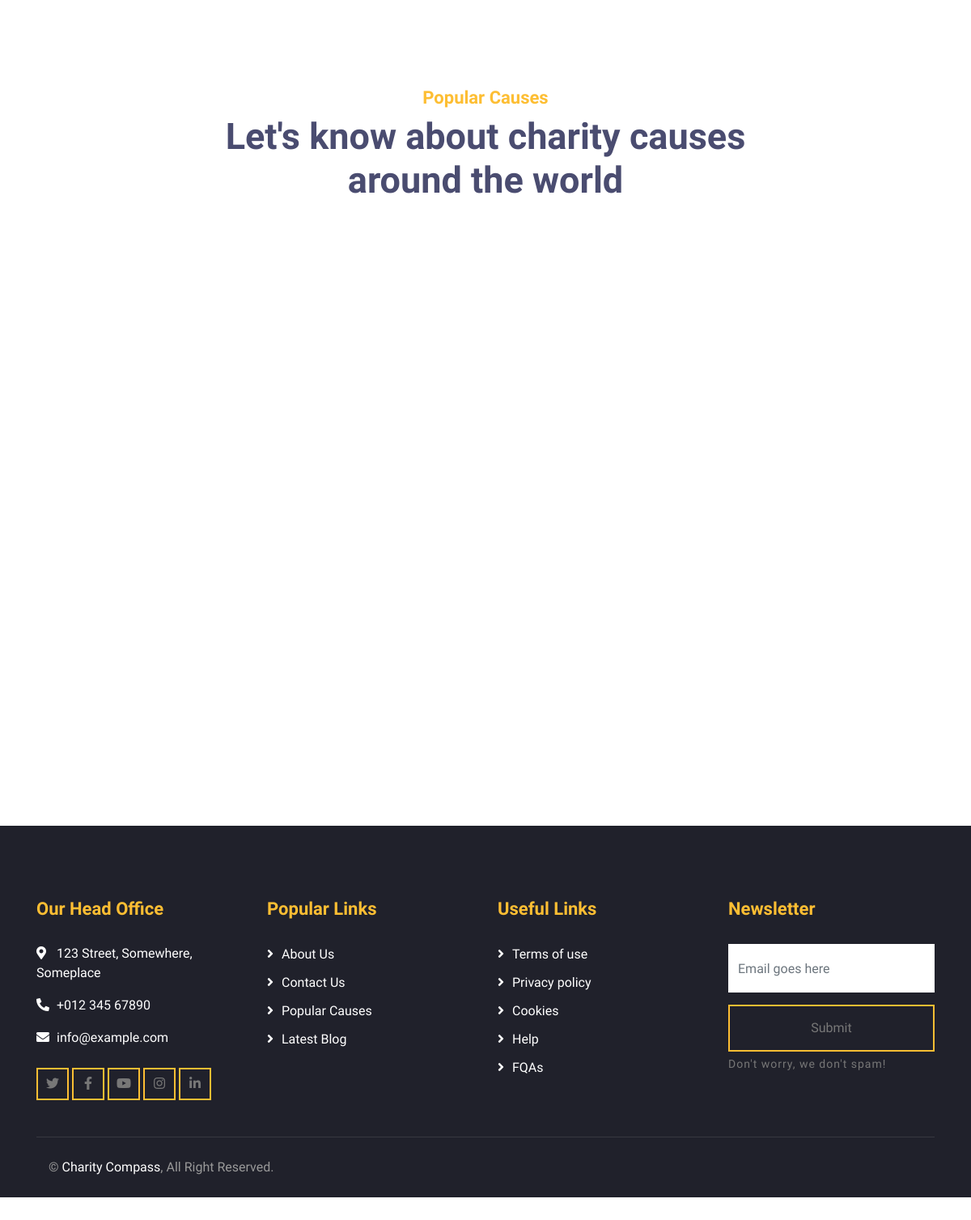
The app's page /campagne/ (signed in, lower part), older data.
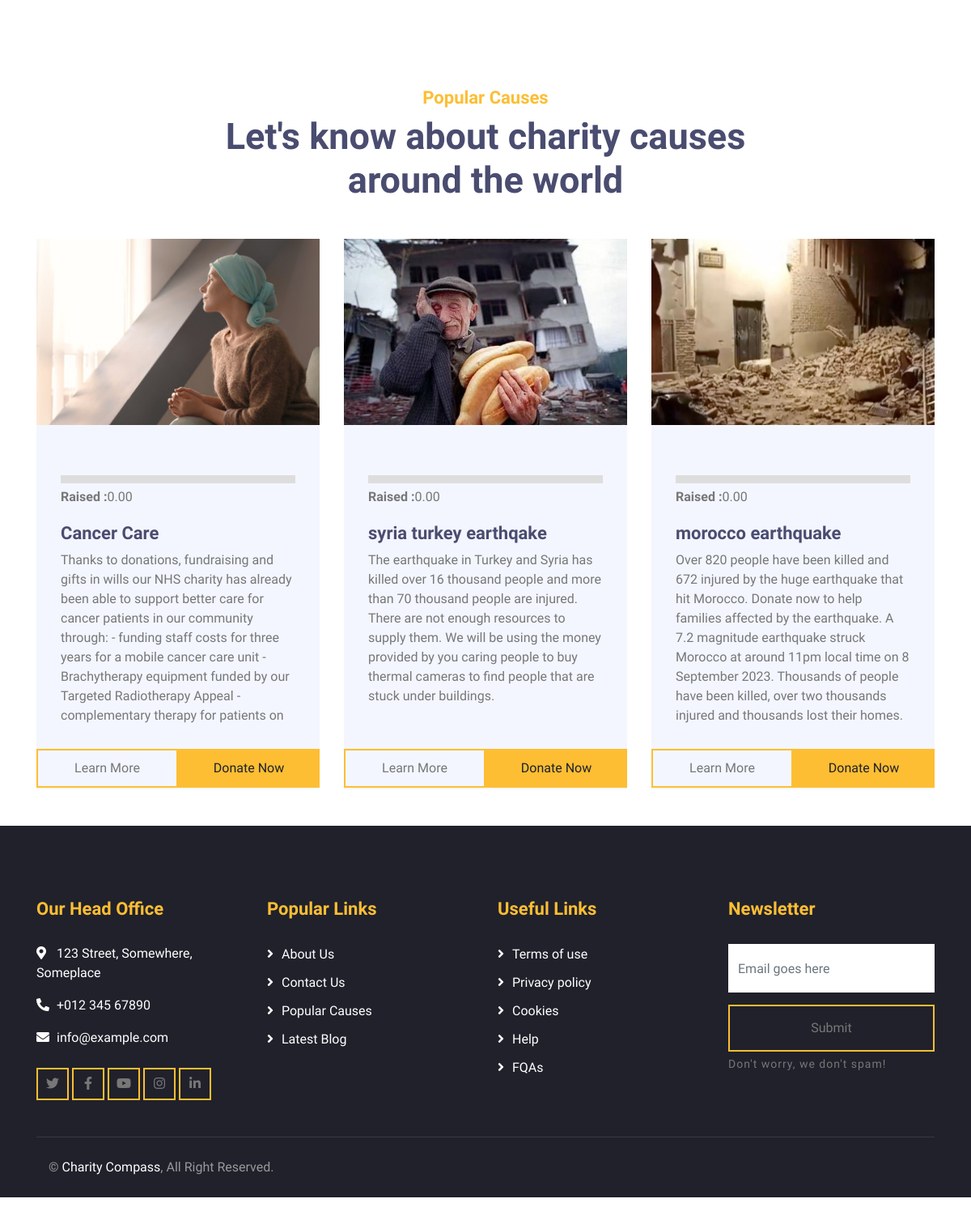
The same page, newer data.
### campagne/models.py (models this page shows, shortened)
class Campagne(models.Model):
    charity_number = models.CharField(max_length=50)
    slug = models.SlugField()
    nom = models.CharField(max_length=100)
    histoire = models.TextField()
    montant = models.DecimalField(max_digits=6, decimal_places=2, default=0.0)
    supporteurs = models.IntegerField(max_length=100, null = True)
    thumbnail = models.ImageField(default='default.png', blank=True)
    fundraiser = models.ForeignKey(User, on_delete=models.CASCADE, default=None)

### campagne/views.py (the view)
def campagne_list(request):
    campagnes = Campagne.objects.all()
    return render(request, 'campagne/campagne_list.html' , {'campagne' : campagnes})

### campagne/templates/campagne/campagne_list.html (shortened to what this page needs)
{% extends 'base.html' %}
{% block content %}
    <div class="service">
      <div class="container">
          <div class="row">
              <div class="col-lg-4 col-md-6">
              </div>
              <div class="col-lg-4 col-md-6">
              </div>
              <div class="col-lg-4 col-md-6">
              </div>
          </div>
      </div>
  </div>
      <div class="causes">
          <div class="container">
              <div class="section-header text-center">
                  <p>Popular Causes</p>
                  <h2>Let's know about charity causes around the world</h2>
              </div>
              <div class="owl-carousel causes-carousel">
                  {% for campagne in campagne %}
                  <div class="causes-item">
                    <div class="causes-img">
                        <img src="{{ campagne.thumbnail.url}}" alt="Image">
                    </div>
                    <div class="causes-progress">
                        <div class="progress">
                        </div>
                        <div class="progress-text">
                            <p><strong>Raised :</strong>{{ campagne.montant }}</p>
                        </div>
                    </div>
                    <div class="causes-text">
                        <h3>{{ campagne.nom }}</h3>
                        <p class="ellipsis">{{ campagne.histoire }}</p>
                    </div>
                    <div class="causes-btn">
                        <a href = "{% url 'campagne:detail' slug=campagne.slug %}"class="btn btn-custom">Learn More</a>
                        <a href = "{% url 'donate:ddonate' slug=campagne.slug %}"class="btn btn-custom">Donate Now</a>
                    </div>
                  </div>
                  {% endfor %}
              </div>
      </div>
{% endblock %}

### templates/base.html (shortened to what this page needs)
{% load static %}
<!DOCTYPE html>
<html lang="en">
    <head>
        <link href="https://stackpath.bootstrapcdn.com/bootstrap/4.4.1/css/bootstrap.min.css" rel="stylesheet">
        <link href="https://cdnjs.cloudflare.com/ajax/libs/font-awesome/5.10.0/css/all.min.css" rel="stylesheet">
        <link href="{% static 'flaticon/font/flaticon.css' %}" rel="stylesheet">
        <link href="{% static 'animate/animate.min.css' %}" rel="stylesheet">
        <link href="{% static 'owlcarousel/assets/owl.carousel.min.css' %}" rel="stylesheet">
        <link href="{% static 'styles.css' %}" rel="stylesheet">
    </head>
    <body>
        {% block content %}
        {% endblock %}
        <div class="footer">
            <div class="container">
                <div class="row">
                    <div class="col-lg-3 col-md-6">
                        <div class="footer-contact">
                            <h2>Our Head Office</h2>
                            <p><i class="fa fa-map-marker-alt"></i>123 Street, Somewhere, Someplace</p>
                            <p><i class="fa fa-phone-alt"></i>+012 345 67890</p>
                            <p><i class="fa fa-envelope"></i>info@example.com</p>
                            <div class="footer-social">
                                <a class="btn btn-custom" href=""><i class="fab fa-twitter"></i></a>
                                <a class="btn btn-custom" href=""><i class="fab fa-facebook-f"></i></a>
                                <a class="btn btn-custom" href=""><i class="fab fa-youtube"></i></a>
                                <a class="btn btn-custom" href=""><i class="fab fa-instagram"></i></a>
                                <a class="btn btn-custom" href=""><i class="fab fa-linkedin-in"></i></a>
                            </div>
                        </div>
                    </div>
                    <div class="col-lg-3 col-md-6">
                        <div class="footer-link">
                            <h2>Popular Links</h2>
                            <a href="{% url 'about' %}">About Us</a>
                            <a href="{% url 'home' %}">Contact Us</a>
                            <a href="{% url 'campagne:campagne_list' %}">Popular Causes</a>
                            <a href="">Latest Blog</a>
                        </div>
                    </div>
                    <div class="col-lg-3 col-md-6">
                        <div class="footer-link">
                            <h2>Useful Links</h2>
                            <a href="">Terms of use</a>
                            <a href="">Privacy policy</a>
                            <a href="">Cookies</a>
                            <a href="">Help</a>
                            <a href="">FQAs</a>
                        </div>
                    </div>
                    <div class="col-lg-3 col-md-6">
                        <div class="footer-newsletter">
                            <h2>Newsletter</h2>
                            <form>
                                <input class="form-control" placeholder="Email goes here">
                                <button class="btn btn-custom">Submit</button>
                                <label>Don't worry, we don't spam!</label>
                            </form>
                        </div>
                    </div>
                </div>
            </div>
            <div class="container copyright">
                <div class="row">
                    <div class="col-md-6">
                        <p>&copy; <a href="#">Charity Compass</a>, All Right Reserved.</p>
                    </div>
                    <div class="col-md-6">
                    </div>
                </div>
            </div>
        </div>
</html>

### assets/styles.css (style rules this page uses)
body { color: #777777; font-weight: 500; background: #ffffff; font-family: 'Quicksand', sans-serif; }
h1, h2, h3, h4, h5, h6 { color: #4a4c70; }
a { color: #4a4c70; transition: .3s; }
.btn.btn-custom { padding: 12px 20px; text-align: center; font-size: 16px; font-weight: 500; color: #777777; border-radius: 0; border: 2px solid #FDBE33; box-shadow: inset 0 0 0 0 #FDBE33; transition: ease-out 0.3s; -webkit-transition: ease-out 0.3s; -moz-transition: ease-out 0.3s; }
.section-header { position: relative; width: 100%; max-width: 700px; margin: 0 auto 45px auto; }
.section-header p { margin-bottom: 5px; position: relative; font-size: 22px; font-weight: 600; text-transform: capitalize; color: #FDBE33; }
.section-header h2 { margin: 0; font-size: 45px; font-weight: 700; }
.service { position: relative; width: 100%; padding: 45px 0 15px 0; }
.causes { position: relative; width: 100%; padding: 45px 0; }
.causes .causes-carousel { width: calc(100% + 30px); margin-left: -15px; margin-right: -15px; }
.causes .causes-item { margin: 0 15px; overflow: hidden; background: #f3f6ff; height: 680px; }
.ellipsis { height: 220px; overflow: hidden; text-overflow: ellipsis; }
.causes .causes-img { overflow: hidden; height: 230px; }
.causes .causes-img img { width: 100%; transition: .3s; }
.causes .causes-progress { width: 100%; margin-top: 32px; padding: 30px 30px 20px 30px; }
.causes .progress { height: 10px; border-radius: 0; background: #dddddd; overflow: visible; }
.causes .progress-text { margin-top: 5px; display: flex; justify-content: space-between; }
.causes .progress-text p { margin: 0; }
.causes .causes-text { padding: 0 30px; }
.causes .causes-text h3 { font-size: 22px; font-weight: 700; }
.causes .causes-text p { margin: 0; }
.causes .causes-btn { margin-top: 25px; display: flex; justify-content: space-between; }
.causes .causes-btn .btn { padding: 10px 0; width: 50%; }
.causes .causes-btn .btn:last-child { color: #20212B; background: #FDBE33; }
.footer { position: relative; margin-top: 45px; padding-top: 90px; background: #20212B; }
.footer .footer-contact, .footer .footer-link, .footer .footer-newsletter { position: relative; margin-bottom: 45px; color: #ffffff; }
.footer .footer-contact h2, .footer .footer-link h2, .footer .footer-newsletter h2 { margin-bottom: 30px; font-size: 22px; font-weight: 700; color: #FDBE33; }
.footer .footer-link a { display: block; margin-bottom: 10px; color: #ffffff; transition: .3s; }
.footer .footer-link a::before { position: relative; content: "\f105"; font-family: "Font Awesome 5 Free"; font-weight: 900; margin-right: 10px; }
.footer .footer-contact p i { width: 25px; }
.footer .footer-social { position: relative; margin-top: 20px; }
.footer .footer-social a { width: 40px; height: 40px; padding: 6px 0; }
.footer .footer-social a { margin-top: 5px; }
.footer .footer-newsletter form { position: relative; width: 100%; }
.footer .footer-newsletter input { margin-bottom: 15px; height: 60px; border: none; border-radius: 0; }
.footer .footer-newsletter label { margin-top: 5px; color: #777777; font-size: 14px; letter-spacing: 1px; }
.footer .footer-newsletter .btn.btn-custom { width: 100%; padding: 15px 0; }
.footer .copyright { padding: 0 30px; }
.footer .copyright .row { padding-top: 25px; padding-bottom: 25px; border-top: 1px solid rgba(256, 256, 256, .1); }
.footer .copyright p { margin: 0; color: #999999; }
.footer .copyright p a { color: #ffffff; }

Row changes from the older to the newer data that the page shows:
removed Campagne: thumbnail (picture)
removed Campagne: thumbnail (picture)
added Campagne: thumbnail (picture), montant "0.00", nom "Cancer Care", histoire "Thanks to donations, fundraising and gifts in wills our NHS charity has already been able to support better care for cancer patients in our community through: - funding staff costs for three years for a mobile cancer care unit - Brachytherapy equipment funded by our Targeted Radiotherapy Appeal - complementary therapy for patients on…"
added Campagne: thumbnail (picture), montant "0.00", nom "syria turkey earthqake", histoire "The earthquake in Turkey and Syria has killed over 16 thousand people and more than 70 thousand people are injured. There are not enough resources to supply them. We will be using the money provided by you caring people to buy thermal cameras to find people that are stuck under buildings."
added Campagne: thumbnail (picture), montant "0.00", nom "morocco earthquake", histoire "Over 820 people have been killed and 672 injured by the huge earthquake that hit Morocco. Donate now to help families affected by the earthquake. A 7.2 magnitude earthquake struck Morocco at around 11pm local time on 8 September 2023. Thousands of people have been killed, over two thousands injured and thousands lost their homes.…"
